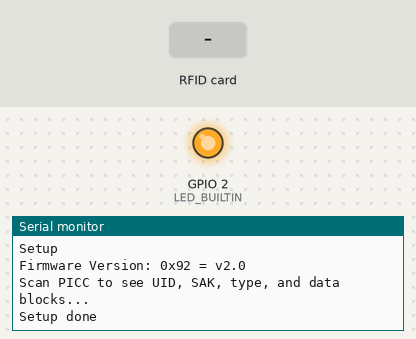
Bench run of a sketch on a simulated ESP8266 (Wemos D1 mini). On the bench: output pins drawn as LEDs (lit = HIGH, except the on-board LED, lit = LOW), the last lines printed to the serial monitor. The inputs (shaded band) are chosen by the test bench. WiFi joins after 1.5 s; servers stay silent unless stated.

Above: at 4.0 s.
4.1 s: RFID card 00 00 00 00 held to the reader
At 5.0 s:
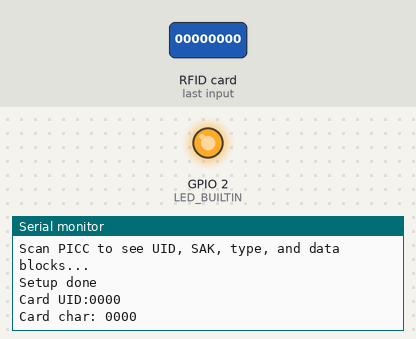
5.6 s: RFID card 5E 7A 19 C4 held to the reader
At 6.8 s:
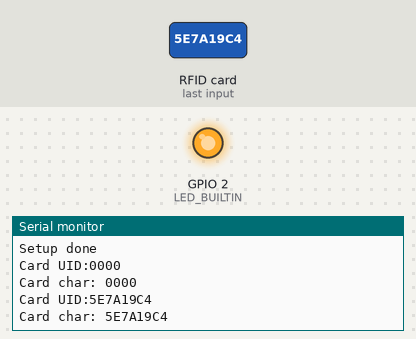

The sketch:

MRFC522_WemosD1_BLYNK.ino.ino
```cpp
/** OOOOOK FUNZIONAAA con WEMOS D1 R1 mini
 ** nell'APP Blynk occorre inserire una icone LCD collegata al Virtual pin V5
//OOK this sketch has been modified by adding the Blynk instruction in order to
//post data card read from MRFC522 to Blynk application


Useful links
https://wiki.wemos.cc/products:d1:d1_mini
https://cdn-images-1.medium.com/max/1400/1*YKc8KpAfMrlhrOLmNjdRwQ.png (D1 full pinout)
https://github.com/Jorgen-VikingGod/ESP8266-MFRC522
https://github.com/miguelbalboa/rfid
d1 mini rc52 wiring
https://discourse-cdn-sjc1.com/business5/uploads/mydevices/original/2X/e/ecedba79dc05f2c0b02b7fba8b3da2681590a11a.jpg
RST  - D3
MISO - D6
MOSI - D7
SCK  - D5
SDA  - D8
*/

#include <ESP8266WiFi.h>
#include <BlynkSimpleEsp8266.h>
#include <SPI.h>
#include <MFRC522.h>
#define BLYNK_PRINT Serial
constexpr uint8_t RST_PIN =  0;          // Configurable, see typical pin layout above 18
constexpr uint8_t SS_PIN =  15;         // Configurable, see typical pin layout above  16
String CardID ="00000000";
char CardID_char [8] = "";
String content = "";

MFRC522 mfrc522(SS_PIN, RST_PIN);  // Create MFRC522 instance

// You should get Auth Token in the Blynk App.
// Go to the Project Settings (nut icon).
char auth[] = "oZB3rY11S0Nr0cowojDpGiK9ddUFtx5g";
// Your WiFi credentials.
// Set password to "" for open networks.
char ssid[] = "Vodafone-34162499";
char pass[] = "exvwmfckpc5bkav";

void setup() {
  Serial.begin(115200);   // Initialize serial communications with the PC
  delay(1000);
  Serial.println("Setup");

  while (!Serial);    // Do nothing if no serial port is opened (added for Arduinos based on ATMEGA32U4)
  SPI.begin();      // Init SPI bus
  mfrc522.PCD_Init();   // Init MFRC522
  mfrc522.PCD_DumpVersionToSerial();  // Show details of PCD - MFRC522 Card Reader details
  Serial.println(F("Scan PICC to see UID, SAK, type, and data blocks..."));
  Serial.println("Setup done");

  // connect to BLYNK
  pinMode(LED_BUILTIN, OUTPUT);
  Blynk.begin(auth, ssid, pass);
}

void loop() {

  Blynk.run();
  // You can inject your own code or combine it with other sketches.
  // Check other examples on how to communicate with Blynk. Remember
  // to avoid delay() function!

  // Look for new cards
  if ( ! mfrc522.PICC_IsNewCardPresent()) {
    return;
  }

  // Select one of the cards
  if ( ! mfrc522.PICC_ReadCardSerial()) {
    return;
  }

  // Show some details of the PICC (that is: the tag/card)

  Serial.print(F("Card UID:"));

//lettura della card UID
  CardID = "";
  for (byte i = 0; i < mfrc522.uid.size; i++)
  {
//    Serial.print(mfrc522.uid.uidByte[i] < 0x10 ? " 0" : " ");
    Serial.print(mfrc522.uid.uidByte[i], HEX);
    CardID += String(mfrc522.uid.uidByte[i], HEX);
  }
  CardID.toUpperCase();
  Serial.println();
  CardID.toCharArray(CardID_char, 32); //convert variable CardID (that has the format string) into variable CardID_char (that has the format char)
  Serial.print("Card char: ");
  Serial.println(CardID_char);
  // Dump debug info about the card; PICC_HaltA() is automatically called
  //mfrc522.PICC_DumpToSerial(&(mfrc522.uid));
  delay(1000);

  Blynk.virtualWrite(V5,CardID_char);

}
```

Measured:
- after the input at 4.1 s, the serial monitor: prints a new line at once (image 1)
- after the input at 5.6 s, the serial monitor: prints a new line at once (image 2)
